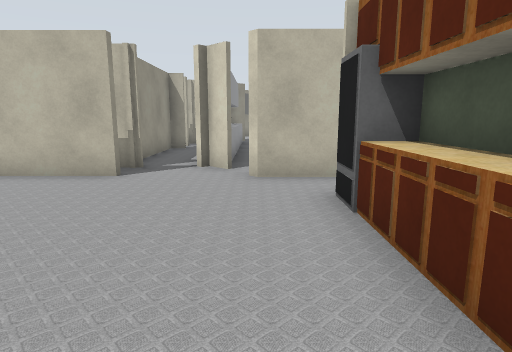
[1] (above)

17 first-person views from a walk through a world built for the Gazebo simulator. The camera is 1.2 m above the floor, tilts 10° down and sees 75° across. The lines on the ground mark 1 m squares. The floor is counted in squares, 1 m on a side. Each view is taken from the middle of a square. On the plan, view 1 faces up. The plan holds only what a view shows up to about 13 squares ahead; the rest is blank. The place goes on beyond the plan. Some surface patterns are stand-ins.

[2]
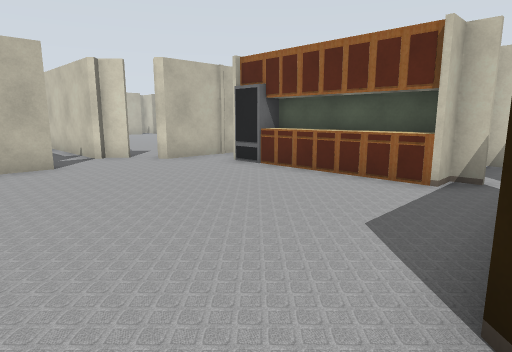

[3]
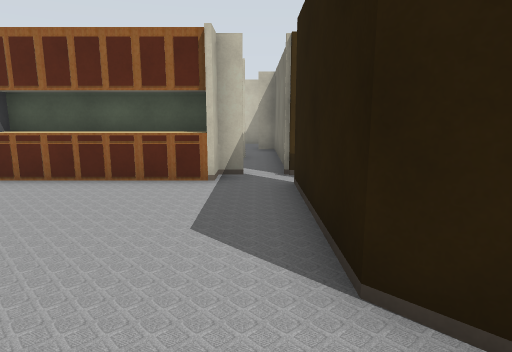

[4]
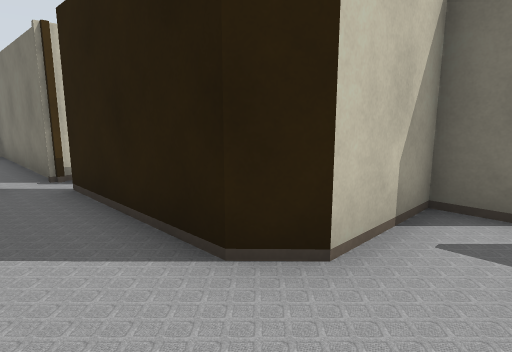

[5]
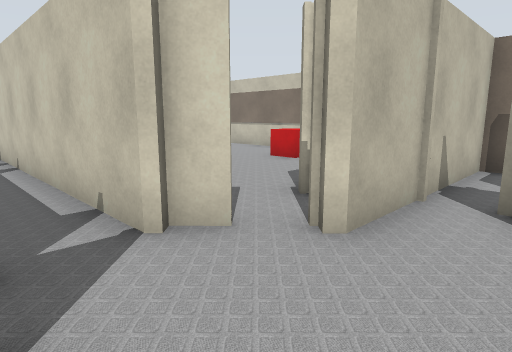

[6]
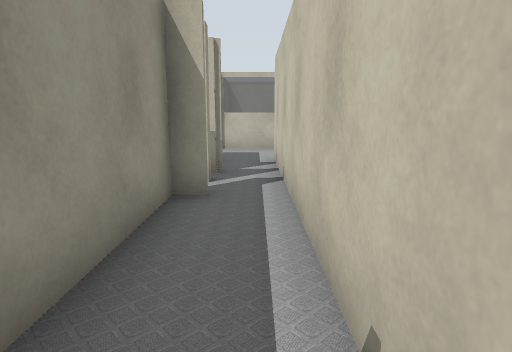

[7]
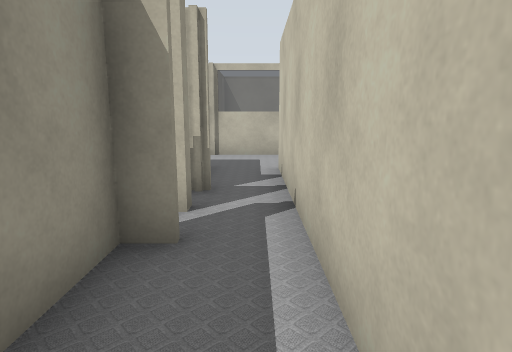

[8]
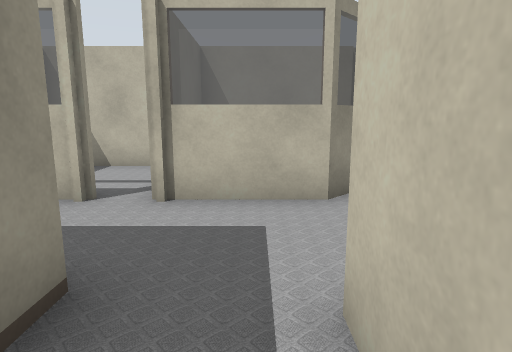

[9]
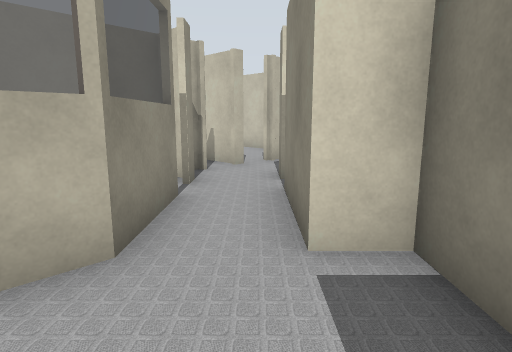

[10]
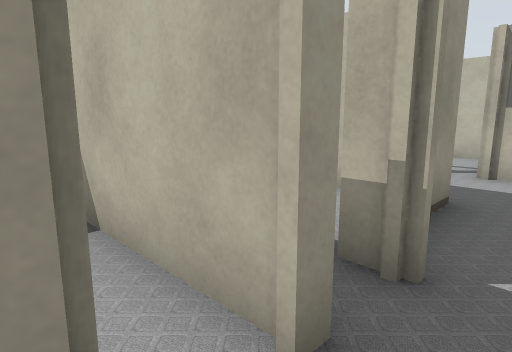

[11]
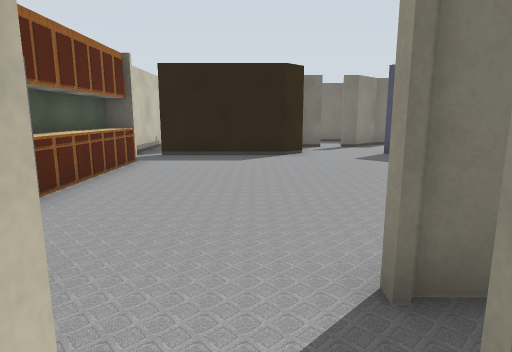

[12]
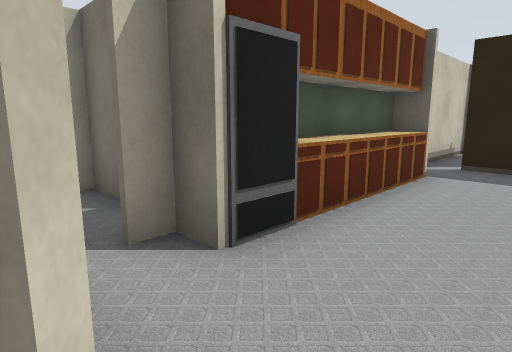

[13]
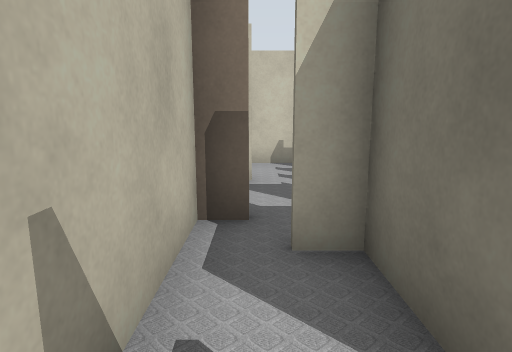

[14]
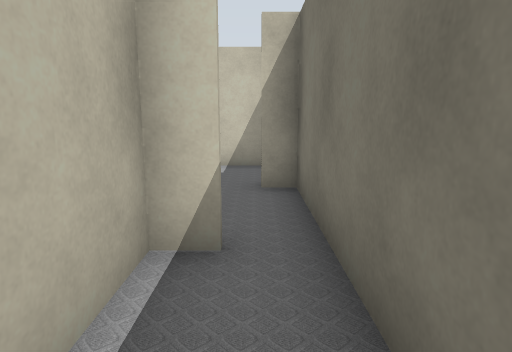

[15]
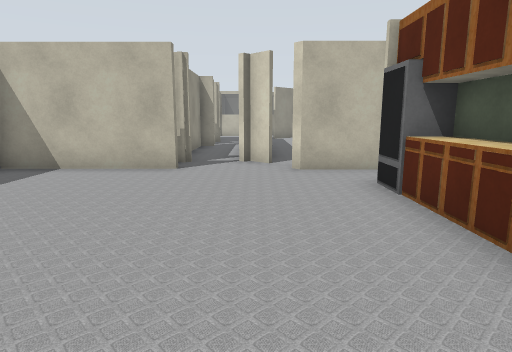

[16]
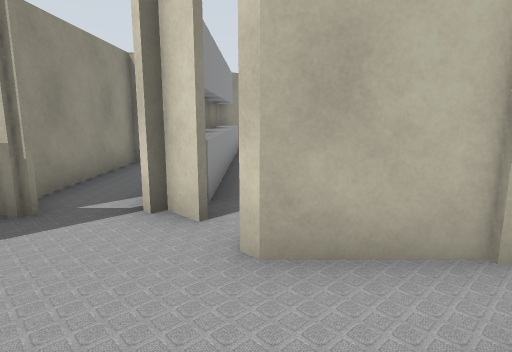

[17]
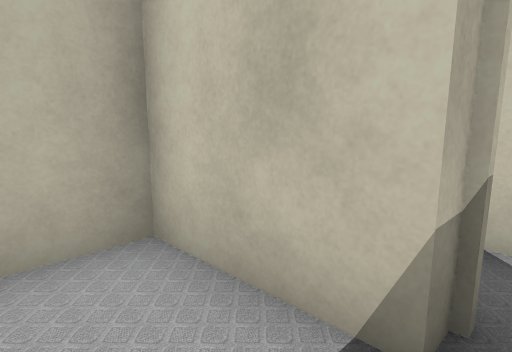

### Floor plan
Points are (right, up) in squares from view 1. A wall is a line through its corners. A room is listed if a view was taken in it or the views show most of it. See-through windows are left out.
Room 1 (views 1, 2, 3, 4, 5, 12, 13, 14, 15, 16)
walls: (1.2, -0.1) (2, -0.1); (1.3, -0.2) (1.3, 5.2) (2, 5.2) (2, 5.8); (2.1, -0.2) (1.4, -0.2) (1.4, 4.1); (2, -0.8) (2, 4.1) (1.1, 4.1); (2, -1.7) (7.7, -1.7) (7.7, -1); (-2.9, 6.7) (-5.5, 6.7); (3.1, 5) (4.9, 5) (4.9, 5.8); (-0.6, 7.7) (-1.2, 8.3); (4.9, -0.8) (4.9, 0) (3.1, 0); (-4.5, -4.7) (-3.4, -4.7) (-3.4, -2.2) (-2.9, -1.7) (1.1, -1.7); (5.8, 6) (5.8, 6.7) (0, 6.7)
ways out: opening at (-2, 8) to room 2
Room 2 (views 6, 7, 8, 9, 10, 11)
walls: (-2.8, 15.4) (-3.4, 15.4); (-3.3, 18.2) (-3.3, 17.4); (0.2, 18.2) (1, 19) (0.4, 19.7) (1.9, 21.2); (-3.3, 13.1) (-3.3, 8.9); (0.8, 22.5) (-0.9, 20.8) (-3.6, 20.8); (-1.5, 8.1) (-1.5, 18)
ways out: opening at (-2, 8) to room 1; opening at (-3, 15) to room 3; opening at (-3, 19.5)
Room 3 (view 17)
walls: (-3.4, 15.4) (-3.4, 18) (-5.1, 18)
ways out: opening at (-3, 15) to room 2

Positions as (right, up) in squares from view 1, and headings:
1: (0, 0), facing up
2: (-5, -2), facing up-right
3: (-5, -1), facing right
4: (-5, 0), facing down-right
5: (-3, 5), facing up-right
6: (-2, 8), facing up
7: (-2, 10), facing up
8: (-2, 16), facing up
9: (-2, 18), facing up-right
10: (-2, 13), facing up-left
11: (-2, 9), facing down
12: (-1, 7), facing down-right
13: (2, 6), facing right
14: (2, -1), facing right
15: (-1, -1), facing up
16: (0, 4), facing up
17: (-5, 15), facing up-right
